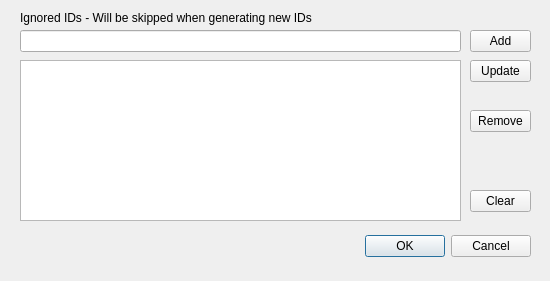
<?xml version="1.0" encoding="UTF-8"?>
<ui version="4.0">
 <class>IgnoreIdsDialog</class>
 <widget class="QDialog" name="IgnoreIdsDialog">
  <property name="geometry">
   <rect>
    <x>0</x>
    <y>0</y>
    <width>550</width>
    <height>281</height>
   </rect>
  </property>
  <property name="windowTitle">
   <string>Ignore Ids</string>
  </property>
  <widget class="QWidget" name="layoutWidget">
   <property name="geometry">
    <rect>
     <x>20</x>
     <y>230</y>
     <width>511</width>
     <height>33</height>
    </rect>
   </property>
   <layout class="QHBoxLayout">
    <property name="spacing">
     <number>6</number>
    </property>
    <property name="leftMargin">
     <number>0</number>
    </property>
    <property name="topMargin">
     <number>0</number>
    </property>
    <property name="rightMargin">
     <number>0</number>
    </property>
    <property name="bottomMargin">
     <number>0</number>
    </property>
    <item>
     <spacer>
      <property name="orientation">
       <enum>Qt::Horizontal</enum>
      </property>
      <property name="sizeHint" stdset="0">
       <size>
        <width>131</width>
        <height>31</height>
       </size>
      </property>
     </spacer>
    </item>
    <item>
     <widget class="QPushButton" name="okButton">
      <property name="text">
       <string>OK</string>
      </property>
     </widget>
    </item>
    <item>
     <widget class="QPushButton" name="cancelButton">
      <property name="text">
       <string>Cancel</string>
      </property>
     </widget>
    </item>
   </layout>
  </widget>
  <widget class="QLineEdit" name="ignore_ids_line_edit">
   <property name="geometry">
    <rect>
     <x>20</x>
     <y>30</y>
     <width>441</width>
     <height>22</height>
    </rect>
   </property>
   <property name="maxLength">
    <number>32767</number>
   </property>
  </widget>
  <widget class="QListWidget" name="ignore_ids_list_widget">
   <property name="geometry">
    <rect>
     <x>20</x>
     <y>60</y>
     <width>441</width>
     <height>161</height>
    </rect>
   </property>
  </widget>
  <widget class="QPushButton" name="ignore_ids_remove_button">
   <property name="geometry">
    <rect>
     <x>470</x>
     <y>110</y>
     <width>61</width>
     <height>22</height>
    </rect>
   </property>
   <property name="text">
    <string>Remove</string>
   </property>
  </widget>
  <widget class="QPushButton" name="ignore_ids_add_button">
   <property name="geometry">
    <rect>
     <x>470</x>
     <y>30</y>
     <width>61</width>
     <height>22</height>
    </rect>
   </property>
   <property name="text">
    <string>Add</string>
   </property>
  </widget>
  <widget class="QPushButton" name="ignore_ids_update_button">
   <property name="geometry">
    <rect>
     <x>470</x>
     <y>60</y>
     <width>61</width>
     <height>22</height>
    </rect>
   </property>
   <property name="text">
    <string>Update</string>
   </property>
  </widget>
  <widget class="QLabel" name="ignore_ids_label">
   <property name="geometry">
    <rect>
     <x>20</x>
     <y>10</y>
     <width>441</width>
     <height>16</height>
    </rect>
   </property>
   <property name="text">
    <string>Ignored IDs - Will be skipped when generating new IDs</string>
   </property>
  </widget>
  <widget class="QPushButton" name="ignore_ids_clear_button">
   <property name="geometry">
    <rect>
     <x>470</x>
     <y>190</y>
     <width>61</width>
     <height>22</height>
    </rect>
   </property>
   <property name="text">
    <string>Clear</string>
   </property>
  </widget>
 </widget>
 <resources/>
 <connections>
  <connection>
   <sender>okButton</sender>
   <signal>clicked()</signal>
   <receiver>IgnoreIdsDialog</receiver>
   <slot>accept()</slot>
   <hints>
    <hint type="sourcelabel">
     <x>411</x>
     <y>266</y>
    </hint>
    <hint type="destinationlabel">
     <x>274</x>
     <y>149</y>
    </hint>
   </hints>
  </connection>
  <connection>
   <sender>cancelButton</sender>
   <signal>clicked()</signal>
   <receiver>IgnoreIdsDialog</receiver>
   <slot>reject()</slot>
   <hints>
    <hint type="sourcelabel">
     <x>492</x>
     <y>266</y>
    </hint>
    <hint type="destinationlabel">
     <x>274</x>
     <y>149</y>
    </hint>
   </hints>
  </connection>
 </connections>
</ui>
